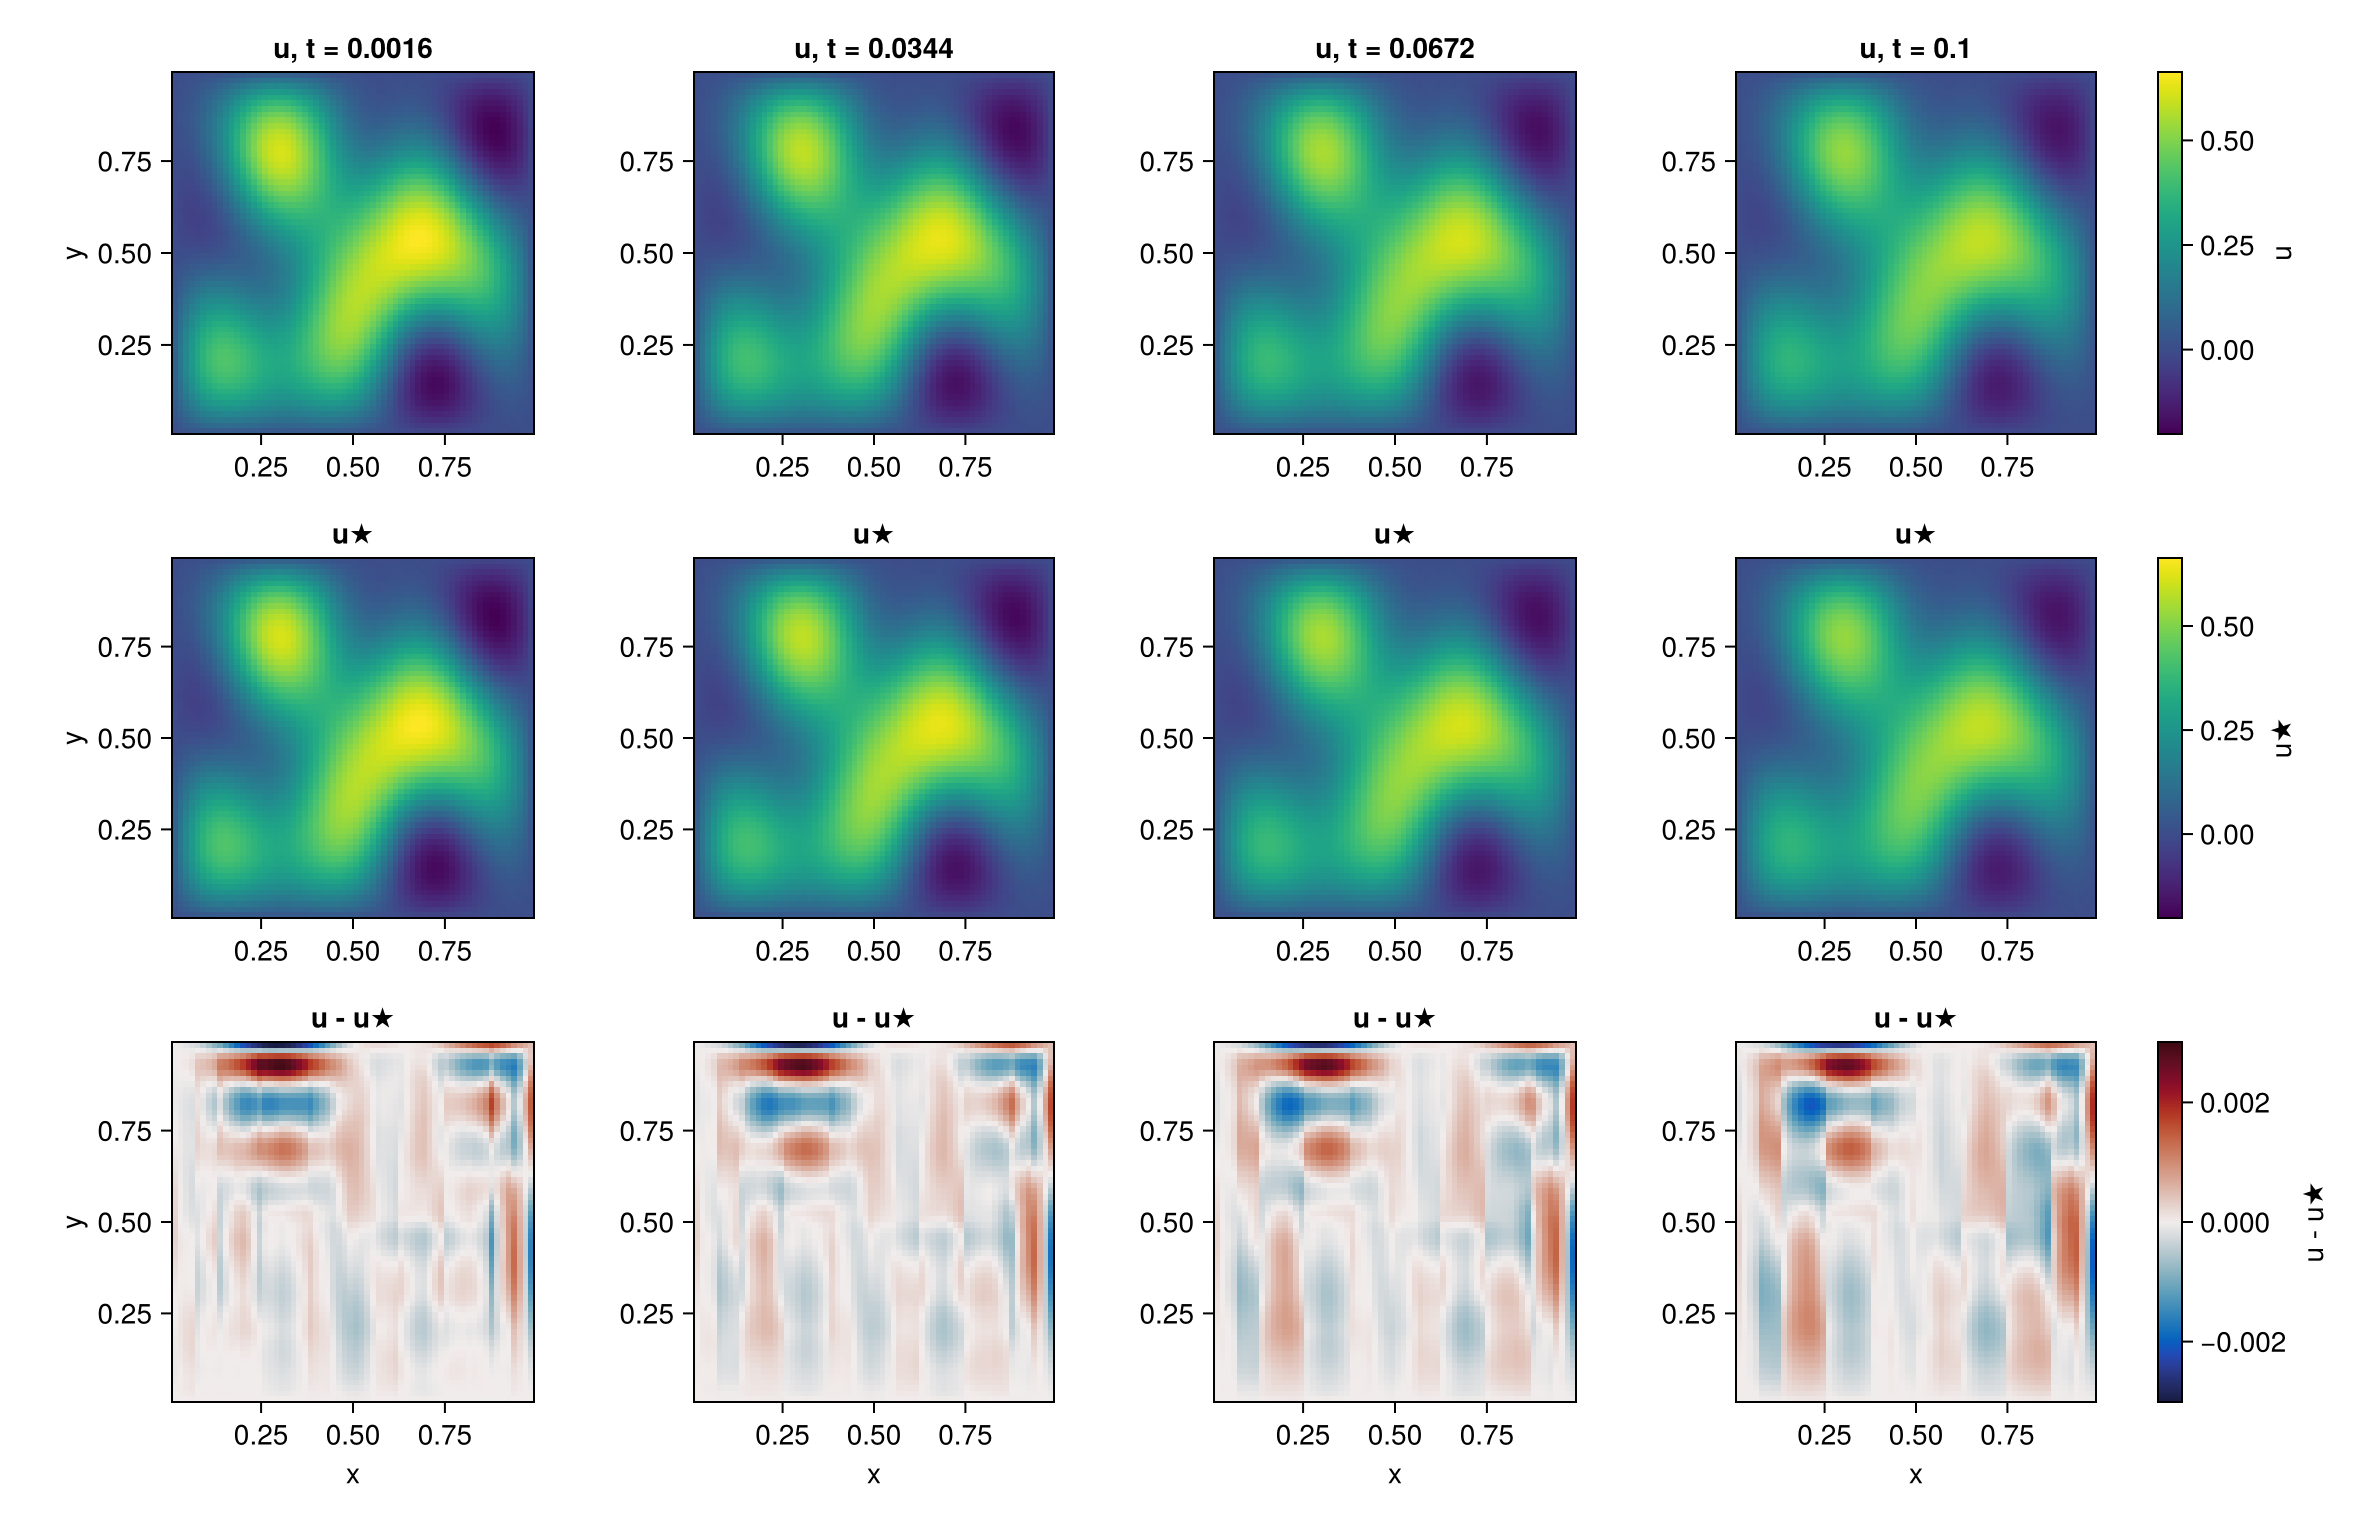

Julia code for this plot:
using LinearAlgebra
using Printf
using CairoMakie
using TensorTrainNumerics
using InterpolativeQTT
import TensorCrossInterpolation as TCI

# 2D forced Allen-Cahn equation on (0, 1)^2 with zero Dirichlet boundaries:
#
#     ∂ₜu = ε²Δu + u - u³ + ϕ(t, x, y).
#
# We manufacture a smooth exact trajectory with several spatial frequencies,
#
#     u★(t, x, y) = Σₘ αₘ exp(-ωₘt) sin(pₘπx) sin(qₘπy),
#
# and choose ϕ so that u★ solves the semi-discrete equation with the same
# second-difference Laplacian used below. At each Picard step we invert the
# current fused space-time IQTT into Lindsey's Chebyshev cell representation
# and build the nonlinear source
#
#     𝒢ⁿ(t, x, y) = ϕ(t, x, y) - (Ũⁿ(t, x, y))^3
#
# by Lindsey's interpolative QTT method, then solve one global Crank-Nicholson
# block system with ALS.

Rₓ = 6
Rₜ = Rₓ
Nₓ = 2^Rₓ
Nₜ = 2^Rₜ

h = 1.0 / (Nₓ + 1)
x⃗ = collect(range(h, 1 - h, Nₓ))

ε = 0.04
T = 0.10
τ = T / Nₜ

𝓜 = (
    (; α = 0.50, ω = 1.0, p = 1, q = 1),
    (; α = 0.25, ω = 1.7, p = 2, q = 3),
    (; α = 0.15, ω = 2.3, p = 5, q = 2),
)

λΔ(p, q) = -(4.0 / h^2) * (
    sin(p * π / (2(Nₓ + 1)))^2 +
        sin(q * π / (2(Nₓ + 1)))^2
)
c𝒢(m) = -m.ω - ε^2 * λΔ(m.p, m.q) - 1.0

p = 6
εᵢ = 1.0e-8
rₘₐₓ = 75
nₛ = 24
nₚ = 5
qᵢ = 1

uₘ(m, t, x, y) = m.α * exp(-m.ω * t) * sinpi(m.p * x) * sinpi(m.q * y)
u★(t, x, y) = sum(uₘ(m, t, x, y) for m in 𝓜)
𝒢★(t, x, y) = sum(c𝒢(m) * uₘ(m, t, x, y) for m in 𝓜)
ϕ(t, x, y) = 𝒢★(t, x, y) + u★(t, x, y)^3

unit_clamp(z) = clamp(float(z), 0.0, 1.0)
ξ_to_x(ξ) = h + unit_clamp(ξ) * (1 - 2h)
t̂_to_t(t̂) = τ + unit_clamp(t̂) * (T - τ)

Δ₁ = toeplitz_to_qtto(-2.0, 1.0, 1.0, Rₓ)
I₁ = id_tto(Rₓ)
I₂ = I₁ ⊗ I₁

A_raw = (ε^2 / h^2) * (Δ₁ ⊗ I₁ + I₁ ⊗ Δ₁) + I₂
A = QTToperator(A_raw, 2, Rₓ, :serial)

space_mode(m) = m.α * (
    qtt_sin(Rₓ; a = h, b = 1 - h, λ = m.p) ⊗
        qtt_sin(Rₓ; a = h, b = 1 - h, λ = m.q)
)

u₀_raw = reduce(+, space_mode(m) for m in 𝓜)
u₀ = QTTvector(u₀_raw, 2, Rₓ, :serial)

function spacetime_array(U::SpaceTimeQTTvector)
    Nₜ = 2^U.time_bits
    Nₓ = 2^U.space_bits_per_dim
    values = Array{Float64}(undef, Nₜ, Nₓ, Nₓ)
    for k in 1:Nₜ
        values[k, :, :] .= qttv_to_array(space_time_slice(U, k))
    end
    return values
end

function exact_array(u★, Nₜ::Int, τ::Real, x⃗)
    values = Array{Float64}(undef, Nₜ, length(x⃗), length(x⃗))
    for k in 1:Nₜ, i in eachindex(x⃗), j in eachindex(x⃗)
        values[k, i, j] = u★(k * τ, x⃗[i], x⃗[j])
    end
    return values
end

function iqtt_to_spacetime(tt_iqtt, Rₜ::Int, Rₓ::Int; εᵢ::Real)
    tt_fused = to_ttvector(tt_iqtt)
    tt_split = to_qtt(tt_fused, [[2, 2, 2] for _ in 1:Rₜ]; threshold = εᵢ)
    q_interleaved = QTTvector(tt_split, 3, Rₜ, :interleaved)
    q_serial = reorder(q_interleaved, :serial; threshold = εᵢ)

    return SpaceTimeQTTvector(TTvector(q_serial), Rₜ, 2, Rₓ, :serial)
end

function build_iqtt(
        𝒇,
        Rₜ::Int,
        Rₓ::Int;
        p::Int,
        εᵢ::Real,
        rₘₐₓ::Int,
        upper_order::Symbol = :txy
    )
    @assert Rₜ == Rₓ "InterpolativeQTT currently uses one bit depth for every variable in this example"
    βₜ = 2.0^Rₜ / (2.0^Rₜ - 1.0)
    βₓ = 2.0^Rₓ / (2.0^Rₓ - 1.0)
    upper = upper_order == :txy ? (βₜ, βₓ, βₓ) :
        upper_order == :yxt ? (βₓ, βₓ, βₜ) :
        throw(ArgumentError("upper_order must be :txy or :yxt"))
    return InterpolativeQTT.interpolatesinglescale(
        𝒇,
        (0.0, 0.0, 0.0),
        upper,
        Rₜ,
        p;
        tolerance = εᵢ,
        maxbonddim = rₘₐₓ
    )
end

function spacetime_to_iqtt(U::SpaceTimeQTTvector; εᵢ::Real)
    @assert U.time_bits == U.space_bits_per_dim "fused IQTT conversion currently requires equal time and space bit depths"
    @assert U.space_n_dims == 2 "this example expects one time dimension and two spatial dimensions"
    q_serial = QTTvector(TTvector(U), 3, U.time_bits, :serial)
    q_interleaved = reorder(q_serial, :interleaved; threshold = εᵢ)
    tt_fused = to_ttv(TTvector(q_interleaved), fill(3, U.time_bits))
    return to_tci_tensortrain(tt_fused)
end

function iqtt_space_time(𝒇, Rₜ::Int, Rₓ::Int; p::Int, εᵢ::Real, rₘₐₓ::Int)
    # InterpolativeQTT's fused multivariate TT is reversed after binary splitting:
    # argument 1 becomes the last serial QTT variable. Use (η, ξ, t̂) here so
    # SpaceTimeQTTvector sees dimensions ordered as (t̂, ξ, η).
    𝒇ᵣ(η, ξ, t̂) = 𝒇(t̂, ξ, η)

    tt_iqtt = build_iqtt(
        𝒇ᵣ,
        Rₜ,
        Rₓ;
        p = p,
        εᵢ = εᵢ,
        rₘₐₓ = rₘₐₓ,
        upper_order = :yxt
    )

    return tt_iqtt, iqtt_to_spacetime(tt_iqtt, Rₜ, Rₓ; εᵢ = εᵢ)
end

function morton_cell_flat(cell_ixs, K_out::Int)
    row = 0
    ndims = length(cell_ixs)
    for bit_position in 0:(K_out - 1)
        for n in 1:ndims
            bit = (cell_ixs[n] >> bit_position) & 1
            row |= bit << (ndims * bit_position + (n - 1))
        end
    end
    return row + 1
end

function cell_and_local(ζ::Real, cells_per_dim::Int)
    z = unit_clamp(ζ)
    if z == 1.0
        return cells_per_dim - 1, 1.0
    end
    scaled = z * cells_per_dim
    cell = floor(Int, scaled)
    return cell, scaled - cell
end

function inverted_iqtt_evaluator(tt_iqtt, P; q::Int)
    result = InterpolativeQTT.invertqtt(tt_iqtt, P; q = q)
    R = length(tt_iqtt)
    K_out = R - q
    S = result[K_out]
    nᵦ = length(P.grid)
    cells_per_dim = 2^K_out
    β = 2.0^R / (2.0^R - 1.0)

    function eval_iqtt(t̂, ξ, η)
        # Converted space-time tensors fuse dimensions in Lindsey/TCI order
        # (η, ξ, t̂). The QTT bits represent dyadic coordinates n/2ᴿ, while
        # TensorTrainNumerics endpoint grids use n/(2ᴿ-1), hence ζ ↦ ζ/β.
        iᵧ, θᵧ = cell_and_local(unit_clamp(η) / β, cells_per_dim)
        iₓ, θₓ = cell_and_local(unit_clamp(ξ) / β, cells_per_dim)
        iₜ, θₜ = cell_and_local(unit_clamp(t̂) / β, cells_per_dim)
        row = morton_cell_flat((iᵧ, iₓ, iₜ), K_out)

        out = 0.0
        for βᵧ in 0:(nᵦ - 1), βₓ in 0:(nᵦ - 1), βₜ in 0:(nᵦ - 1)
            col = βᵧ + 1 + nᵦ * βₓ + nᵦ^2 * βₜ
            out += P(βᵧ, θᵧ) * P(βₓ, θₓ) * P(βₜ, θₜ) * S[row, col]
        end
        return out
    end

    return eval_iqtt
end

function evaluator_grid_error(U::SpaceTimeQTTvector, U_iqtt, P; q::Int)
    Û = inverted_iqtt_evaluator(U_iqtt, P; q = q)
    U_dense = spacetime_array(U)
    ks = unique(round.(Int, range(1, Nₜ, length = 4)))
    is = unique(round.(Int, range(1, Nₓ, length = 4)))
    max_abs = 0.0
    ref_abs = 0.0
    for k in ks, i in is, j in is
        t̂ = (k - 1) / (Nₜ - 1)
        ξ = (i - 1) / (Nₓ - 1)
        η = (j - 1) / (Nₓ - 1)
        ref = U_dense[k, i, j]
        max_abs = max(max_abs, abs(Û(t̂, ξ, η) - ref))
        ref_abs = max(ref_abs, abs(ref))
    end
    return max_abs / max(ref_abs, eps())
end

function nonlinear_source_qtt(U_iqtt, P; p::Int, εᵢ::Real, rₘₐₓ::Int, q::Int)
    Û = inverted_iqtt_evaluator(U_iqtt, P; q = q)
    𝒢ⁿ_unit(t̂, ξ, η) =
        ϕ(t̂_to_t(t̂), ξ_to_x(ξ), ξ_to_x(η)) - Û(t̂, ξ, η)^3
    return iqtt_space_time(𝒢ⁿ_unit, Rₜ, Rₓ; p = p, εᵢ = εᵢ, rₘₐₓ = rₘₐₓ)
end

function compress(tt::TTvector, rₘₐₓ::Int, εᵢ::Real)
    out = copy(tt)
    return tt_compress!(out, rₘₐₓ; truncerr = εᵢ, sweeps = 2)
end

function global_blocks(A::QTToperator, τ::Float64, Rₜ::Int)
    A_tt = TensorTrainNumerics._convert_tto_eltype(Float64, TToperator(A))
    Iₓ = id_tto(Float64, A.N)
    L = Iₓ - (τ / 2) * A_tt
    R = Iₓ + (τ / 2) * A_tt

    Iₜ = qtt_time_identity(Float64, Rₜ)
    Sₜ = qtt_lower_shift(Float64, Rₜ)
    𝒜 = (Iₜ ⊗ L) - (Sₜ ⊗ R)
    return 𝒜, R, Sₜ, Iₓ
end

function initial_source_tt(rₘₐₓ::Int, εᵢ::Real)
    𝒢₀_raw = reduce(+, c𝒢(m) * space_mode(m) for m in 𝓜)
    return compress(𝒢₀_raw, rₘₐₓ, εᵢ)
end

function rhs_cn(
        R::TToperator,
        Sₜ::TToperator,
        Iₓ::TToperator,
        u₀::QTTvector,
        𝒢₀::TTvector,
        𝒢_unknown::SpaceTimeQTTvector,
        τ::Float64,
        rₘₐₓ::Int,
        εᵢ::Real
    )
    Rₜ = 𝒢_unknown.time_bits
    e₁ = TensorTrainNumerics._convert_ttv_eltype(Float64, qtt_basis_vector(Rₜ, 1))
    u₀_tt = TensorTrainNumerics._convert_ttv_eltype(Float64, TTvector(u₀))
    𝒢_tt = TensorTrainNumerics._convert_ttv_eltype(Float64, TTvector(𝒢_unknown))

    linear_rhs = e₁ ⊗ (R * u₀_tt)
    previous_source = (e₁ ⊗ 𝒢₀) + ((Sₜ ⊗ Iₓ) * 𝒢_tt)
    source_rhs = (τ / 2) * (𝒢_tt + previous_source)

    return compress(linear_rhs + source_rhs, rₘₐₓ, εᵢ)
end

wrap(tt::TTvector, Rₜ::Int, Rₓ::Int) =
    SpaceTimeQTTvector(tt, Rₜ, 2, Rₓ, :serial)

als_guess(tt::TTvector) = copy(tt)

relerr(a, b) = norm(vec(a .- b)) / max(norm(vec(b)), eps())

function initial_spacetime_guess()
    terms = [
        qtt_exp(Rₜ; a = τ, b = T, α = -0.5 * m.ω) ⊗ space_mode(m)
        for m in 𝓜
    ]
    initial_st = compress(reduce(+, terms), rₘₐₓ, εᵢ)
    return wrap(initial_st, Rₜ, Rₓ)
end

function initial_iqtt_guess()
    u_guess(t, x, y) = sum(
        m.α * exp(-0.5 * m.ω * t) * sinpi(m.p * x) * sinpi(m.q * y)
            for m in 𝓜
    )
    u_guess_reversed(η, ξ, t̂) = u_guess(t̂_to_t(t̂), ξ_to_x(ξ), ξ_to_x(η))
    return build_iqtt(
        u_guess_reversed,
        Rₜ,
        Rₓ;
        p = p,
        εᵢ = εᵢ,
        rₘₐₓ = rₘₐₓ,
        upper_order = :yxt
    )
end

Pᵢ = InterpolativeQTT.getChebyshevGrid(p)
U = initial_spacetime_guess()
U_iqtt = initial_iqtt_guess()

U★ = exact_array(u★, Nₜ, τ, x⃗)
𝒜, R, Sₜ, Iₓ = global_blocks(A, τ, Rₜ)
𝒢₀ = initial_source_tt(rₘₐₓ, εᵢ)

# --- diagnostic: pure CN-discretization residual --------------------------
# Bypass Picard, the ALS solve, and the Û³ reconstruction by plugging the
# analytic exact solution and exact source 𝒢★ = ϕ - u★³ = Σ c𝒢(m) uₘ (both
# rank ≤ 3, full decay rate -ωₘ) into the assembled global-CN system.
#   ~1e-5 or below  → u★ solves the system; the 1.7e-3 floor is the numerical
#                     solve (fixed-rank ALS) → raise nₛ / try "krylov".
#   ~1.7e-3         → u★ is NOT the system's solution; the floor is in the RHS
#                     assembly (source term / boundary row / a scale factor).
let
    U★_terms = [qtt_exp(Rₜ; a = τ, b = T, α = -m.ω) ⊗ space_mode(m) for m in 𝓜]
    U★_tt = compress(reduce(+, U★_terms), rₘₐₓ, εᵢ)

    G★_terms = [
        c𝒢(m) * (qtt_exp(Rₜ; a = τ, b = T, α = -m.ω) ⊗ space_mode(m))
        for m in 𝓜
    ]
    G★_st = wrap(compress(reduce(+, G★_terms), rₘₐₓ, εᵢ), Rₜ, Rₓ)

    rhs★ = rhs_cn(R, Sₜ, Iₓ, u₀, 𝒢₀, G★_st, τ, rₘₐₓ, εᵢ)
    resid★ = norm(𝒜 * U★_tt - rhs★) / max(norm(rhs★), eps())
    @printf("diagnostic: exact-solution CN residual (rank %d) = %.6e\n\n",
        maximum(U★_tt.ttv_rks), resid★)
end
# --------------------------------------------------------------------------

println("2D+time forced Allen-Cahn global CN nonlinear Picard test")
println("exact: u★(t,x,y) = Σₘ αₘ exp(-ωₘt) sin(pₘπx) sin(qₘπy)")
println("grid: $(Nₓ) × $(Nₓ), time slices: $Nₜ, ε: $ε, τ: $τ")
println("source: ϕ = ∂ₜu★ - ε²Δₕu★ - u★ + u★³")
println("Picard source: 𝒢ⁿ = ϕ - (Ũⁿ)^3 rebuilt by invertqtt + InterpolativeQTT")
println("local solver: rank-preserving ALS")
println("initial guess: structured multi-mode guess with half-rate time decays")
println("initial fused IQTT rank: $(TCI.rank(U_iqtt))")
println()
@printf(
    "%-6s %-11s %-14s %-14s %-12s %-12s %-14s %-14s\n",
    "picard",
    "src rank",
    "linear res",
    "update",
    "max rank",
    "eval err",
    "space-time err",
    "final err"
)

let U_iter = U, U_iqtt_iter = U_iqtt
    for n in 1:nₚ
        _, 𝒢_unknown = nonlinear_source_qtt(
            U_iqtt_iter,
            Pᵢ;
            p = p,
            εᵢ = εᵢ,
            rₘₐₓ = rₘₐₓ,
            q = qᵢ
        )
        rᵣₕₛ = max(rₘₐₓ, maximum(𝒢_unknown.ttv_rks))
        rhs = rhs_cn(
            R,
            Sₜ,
            Iₓ,
            u₀,
            𝒢₀,
            𝒢_unknown,
            τ,
            rᵣₕₛ,
            εᵢ
        )

        guess_tt = als_guess(TTvector(U_iter))
        solved_tt = TensorTrainNumerics._global_tt_linsolve(
            𝒜,
            rhs,
            guess_tt,
            "als",
            rᵣₕₛ;
            sweep_count = nₛ
        )
        solved_tt = compress(solved_tt, rᵣₕₛ, εᵢ)
        U_next = wrap(solved_tt, Rₜ, Rₓ)

        linear_residual = norm(𝒜 * solved_tt - rhs) / max(norm(rhs), eps())
        update = norm(TTvector(U_next) - TTvector(U_iter)) / max(norm(TTvector(U_next)), eps())
        U_dense = spacetime_array(U_next)
        space_time_error = relerr(U_dense, U★)
        final_error = relerr(U_dense[Nₜ, :, :], U★[Nₜ, :, :])
        U_iqtt_next = spacetime_to_iqtt(U_next; εᵢ = εᵢ)
        eval_error = evaluator_grid_error(U_next, U_iqtt_next, Pᵢ; q = qᵢ)

        @printf(
            "%-6d %-11d %-14.6e %-14.6e %-12d %-12.6e %-14.6e %-14.6e\n",
            n,
            maximum(𝒢_unknown.ttv_rks),
            linear_residual,
            update,
            maximum(U_next.ttv_rks),
            eval_error,
            space_time_error,
            final_error
        )

        U_iter = U_next
        U_iqtt_iter = U_iqtt_next
    end
    global U = U_iter
    global U_iqtt = U_iqtt_iter
end

_, 𝒢_final = nonlinear_source_qtt(
    U_iqtt,
    Pᵢ;
    p = p,
    εᵢ = εᵢ,
    rₘₐₓ = rₘₐₓ,
    q = qᵢ
)
rᵣₕₛ_final = max(rₘₐₓ, maximum(𝒢_final.ttv_rks))
rhs_final = rhs_cn(R, Sₜ, Iₓ, u₀, 𝒢₀, 𝒢_final, τ, rᵣₕₛ_final, εᵢ)
final_residual = norm(𝒜 * TTvector(U) - rhs_final) / max(norm(rhs_final), eps())
U_dense = spacetime_array(U)
final_slice = U_dense[Nₜ, :, :]
space_time_error = relerr(U_dense, U★)
final_error = relerr(final_slice, U★[Nₜ, :, :])

println()
println("final global CN residual: $final_residual")
println("space-time relative error vs u★: $space_time_error")
println("final-slice relative error vs u★: $final_error")
println("final slice rank: $(maximum(space_time_slice(U, Nₜ).ttv_rks))")
println("final slice min/max: $(minimum(final_slice)) / $(maximum(final_slice))")

let
    snap = unique(round.(Int, range(1, Nₜ, length = 4)))
    U_num = [U_dense[k, :, :] for k in snap]
    U_ref = [U★[k, :, :] for k in snap]
    E = [U_num[j] .- U_ref[j] for j in eachindex(snap)]

    u_lims = extrema(reduce(vcat, [vec(S) for S in vcat(U_num, U_ref)]))
    e_abs = maximum(abs, reduce(vcat, vec.(E)))
    e_lims = (-e_abs, e_abs)

    fig = Figure(size = (1180, 760))
    hmᵤ = nothing
    hm★ = nothing
    hmₑ = nothing
    for (j, k) in enumerate(snap)
        t = k * τ
        axᵤ = Axis(
            fig[1, j],
            aspect = 1,
            xlabel = "",
            ylabel = j == 1 ? "y" : "",
            title = "u, t = $(round(t; digits = 4))"
        )
        hmᵤ = heatmap!(axᵤ, x⃗, x⃗, U_num[j]; colormap = :viridis, colorrange = u_lims)

        ax★ = Axis(
            fig[2, j],
            aspect = 1,
            xlabel = "",
            ylabel = j == 1 ? "y" : "",
            title = "u★"
        )
        hm★ = heatmap!(ax★, x⃗, x⃗, U_ref[j]; colormap = :viridis, colorrange = u_lims)

        axₑ = Axis(
            fig[3, j],
            aspect = 1,
            xlabel = "x",
            ylabel = j == 1 ? "y" : "",
            title = "u - u★"
        )
        hmₑ = heatmap!(axₑ, x⃗, x⃗, E[j]; colormap = :balance, colorrange = e_lims)
    end
    Colorbar(fig[1, length(snap) + 1], hmᵤ, label = "u")
    Colorbar(fig[2, length(snap) + 1], hm★, label = "u★")
    Colorbar(fig[3, length(snap) + 1], hmₑ, label = "u - u★")

    outpath = joinpath(@__DIR__, "global_picard_allen_cahn2d.png")
    save(outpath, fig)
    println("saved plot: $outpath")
end
